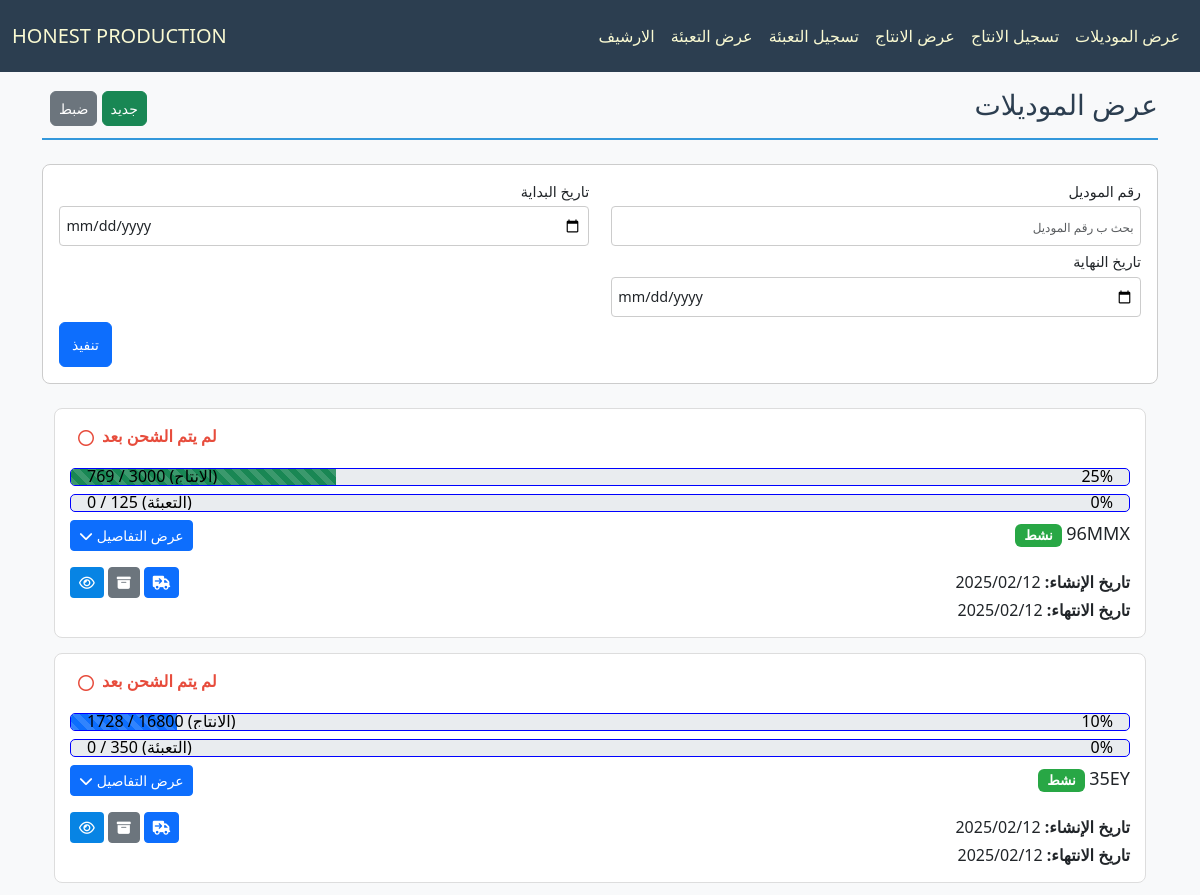
The app's page /production/ (upper part), older data.
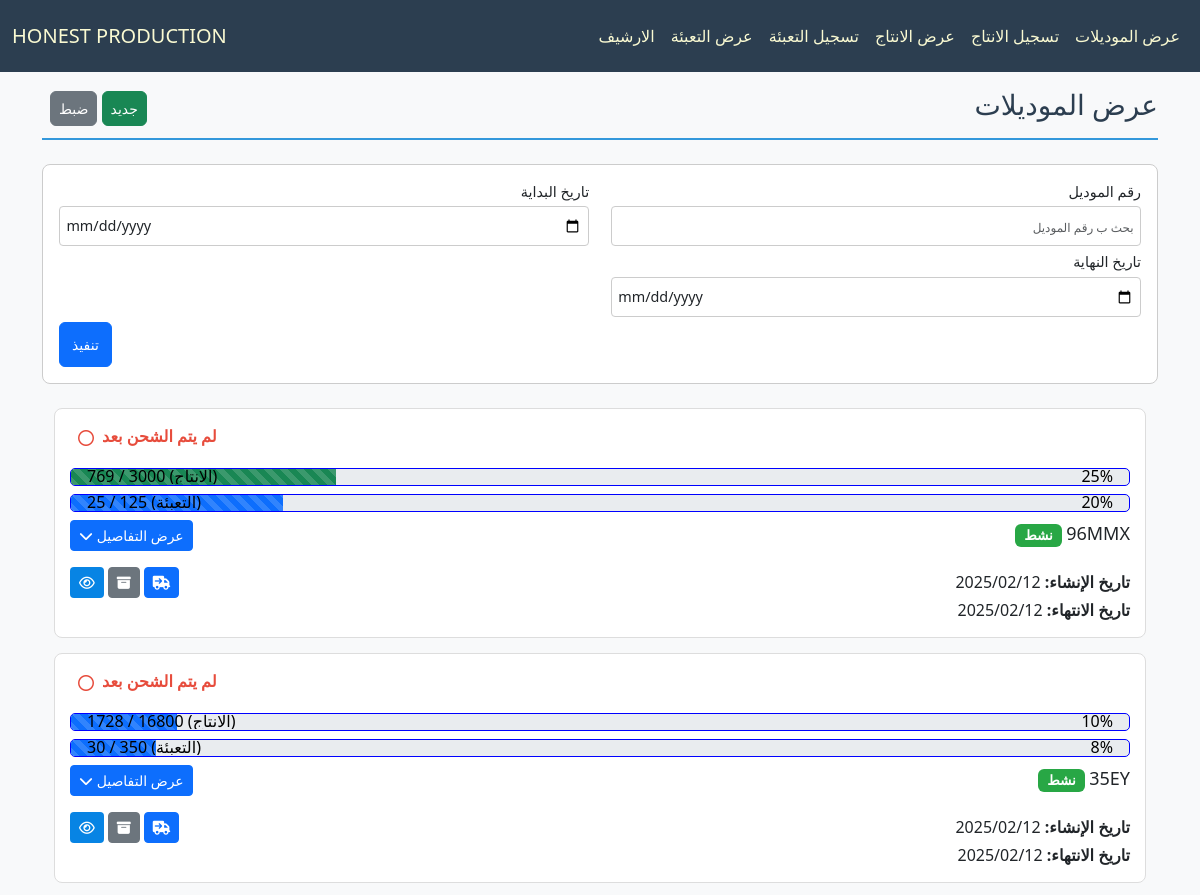
The same page, newer data.
### production/models.py (models this page shows, shortened)
class Model(models.Model):
    id = models.AutoField(primary_key=True, verbose_name="الرمز")
    model_number = models.CharField(max_length=50, verbose_name="رقم الموديل", unique=True)
    created_at = models.DateTimeField(verbose_name="تاريخ الإنشاء", default=now)
    ended_at = models.DateTimeField(verbose_name="تاريخ الانتهاء", blank=True, null=True)
    shipped_at = models.DateTimeField(verbose_name="تاريخ الشحن", blank=True, null=True)
    is_archive = models.BooleanField(default=False)
    is_shipped = models.BooleanField(default=False)
    available_carton = models.IntegerField(verbose_name="الكراتين المتبقية", blank=True, default=0)
    used_carton = models.IntegerField(verbose_name="الكراتين المستخدمة", blank=True, default=0)
    class Meta:
        ordering = ["-created_at"]
    def is_active(self):
        return self.pieces.filter(available_amount__gt=0).exists()
    def comments_count(self):
        return self.pieces.filter(productions__comment__gt="").count()
    @staticmethod
    def get_percentage_style(percent):
        if percent > 80:
            return "bg-danger"
        elif percent > 60:
            return "bg-warning"
        elif percent > 40:
            return "bg-info"
        elif percent > 20:
            return "bg-success"
        return ""
    def get_total_available_carton(self):
        return int(SizeAmount.objects.filter(model=self).aggregate(
            total_cartons=Sum(Cast(F('amount'), FloatField()) / Cast(F('Packing_per_carton'), FloatField()))
        )['total_cartons'] or 0)
    def get_total_used_cartons(self):
        return SizeAmount.objects.filter(model=self).aggregate(
            used_cartons=Sum('packings__used_carton')
        )['used_cartons'] or 0
    def get_usage_percentage(self):
        sizes = self.size_amounts.all()
        pieces = self.pieces.all()
        sizes_count = sizes.count()
        if sizes_count == 0:
            return self._get_empty_usage_stats()
        pieces_count = pieces.count() / sizes_count
        total_amount = sum(size.amount * pieces_count for size in sizes)
        used_amount = sum(piece.used_amount for piece in pieces)
        percent = (used_amount / total_amount * 100) if total_amount else 0
        percent_style = self.get_percentage_style(percent)
        type_usage = self._calculate_type_usage(pieces, total_amount, pieces_count)
        packaging_total_carton = self.get_total_available_carton()
        packaging_used_carton = self.get_total_used_cartons()
        packaging_percent = (packaging_used_carton / packaging_total_carton * 100) if packaging_total_carton else 0
        return {
            "production_total_amount": int(total_amount),
            "production_used_amount": int(used_amount),
            "production_percent": int(percent),
            "production_percent_style": percent_style,
            "production_type_usage": type_usage,
            "packaging_total_amount": int(packaging_total_carton),
            "packaging_used_amount": int(packaging_used_carton),
            "packaging_percent": int(packaging_percent),
            "packaging_percent_style": self.get_percentage_style(packaging_percent),
        }
    def _calculate_type_usage(self, pieces, total_amount, pieces_count):
        type_usage = []
        type_names = set(pieces.values_list("type", flat=True))
        for type_name in type_names:
            type_pieces = pieces.filter(type=type_name)
            type_total_amount = total_amount / pieces_count
            type_used_amount = sum(piece.used_amount for piece in type_pieces)
            type_percent = (type_used_amount / type_total_amount * 100) if type_total_amount else 0
            type_usage.append({
                "type": type_name,
                "total_amount": int(type_total_amount),
                "used_amount": int(type_used_amount),
                "percent": int(type_percent),
                "percent_style": self.get_percentage_style(type_percent),
            })
        return type_usage

### production/views.py (the view)
# urls.py: path('', ModelListingView.as_view(), name='model_list_view'),
class ModelListingView(BaseModelListingView):
    is_archive = False

### production/views.py (called while the page is built)
    def parse_date(self, date_str):
        try:
            normalized_date = date_str.replace("\\", "/")
            return datetime.strptime(normalized_date, "%Y-%m-%d")
        except (ValueError, AttributeError):
            return None

    def get_queryset(self):
        queryset = super().get_queryset()
        filters = Q(is_archive=self.is_archive)  # Use dynamic is_archive flag
        model_number = self.request.GET.get("model_number")
        if model_number:
            filters &= Q(model_number__icontains=model_number)
        start_date = self.parse_date(self.request.GET.get("start_date"))
        end_date = self.parse_date(self.request.GET.get("end_date"))
        if start_date:
            filters &= Q(created_at__gte=start_date)
        if end_date:
            filters &= Q(created_at__lte=end_date)
        return queryset.filter(filters)

### production/templates/production/list_model.html (shortened to what the changed rows need)
{% extends "cloth/layout.html" %}
{% load math_filters %}
{% block body %}
    <div class="pt-4 section-title d-flex justify-content-between align-items-center">
        {% if not is_archive %}
            <h2>عرض الموديلات</h2>
        {% else %}
            <h2>الارشيف</h2>
        {% endif %}
    </div>
</head>
<body class="bg-light">
    <div class="container mt-4">
        {% for model in object_list %}
        <div class="model-card">
            {% if not model.is_shipped %}
                <div class="d-flex justify-content-end align-items-center pb-3 px-2" style="color: var(--danger-color)">
                    <p class="fw-bolder m-0 ms-2 mb-1">
                        لم يتم الشحن بعد
                    </p>
                    <i class="fa-regular fa-circle fa-l"></i>
                </div>
            {% endif %}
            {% with usage=model.get_usage_percentage %}
                <div dir="ltr" class="progress mb-2 position-relative" style="border: 1px solid blue; border-radius: 5px; height: 18px;">
                    <div class="progress-bar progress-bar-striped {{ usage.production_percent_style }}"
                        role="progressbar"
                        style="width: {{ usage.production_percent }}%"
                        aria-valuenow="{{ usage.production_used_amount }}"
                        aria-valuemin="0"
                        aria-valuemax="{{ usage.production_total_amount }}">
                    </div>
                    <div class="progress-data d-flex justify-content-between align-items-center px-3 position-absolute w-100 h-100"
                        style="top: -1px; left: 0; color: #000000; font-weight: 500; font-size: 16px">
                        <div>
                            {{ usage.production_used_amount }} / {{ usage.production_total_amount }} (الانتاج)
                        </div>
                        <div>
                            {{ usage.production_percent }}%
                        </div>
                    </div>
                </div>
                <div dir="ltr" class="progress mb-2 position-relative" style="border: 1px solid blue; border-radius: 5px; height: 18px;">
                    <div class="progress-bar progress-bar-striped {{ usage.packaging_percent_style }}"
                        role="progressbar"
                        style="width: {{ usage.packaging_percent }}%"
                        aria-valuenow="{{ usage.packaging_used_amount }}"
                        aria-valuemin="0"
                        aria-valuemax="{{ usage.packaging_total_amount }}">
                    </div>
                    <div class="progress-data d-flex justify-content-between align-items-center px-3 position-absolute w-100 h-100"
                        style="top: -1px; left: 0; color: #000000; font-weight: 500; font-size: 16px">
                        <div>
                            {{ usage.packaging_used_amount }} / {{ usage.packaging_total_amount }} (التعبئة)
                        </div>
                        <div>
                            {{ usage.packaging_percent }}%
                        </div>
                    </div>
                </div>
            <div class="d-flex justify-content-between align-items-center pb-3">
                <h5 class="mb-0">
                    {{ model.model_number }}
                    <span class="badge {% if model.is_active %}badge-active{% else %}badge-inactive{% endif %}">
                        {% if model.is_active %} نشط {% else %} غير نشط {% endif %}
                    </span>
                </h5>
                <button class="btn btn-sm btn-primary oped_details_btn" onclick="toggleDetails('{{ model.id }}')">
                    <span id="chevron-text-{{ model.id }}">عرض التفاصيل</span>
                    <i id="chevron-icon-{{ model.id }}" class="fas fa-chevron-down"></i>
                </button>
            </div>
            <div class="d-flex justify-content-between align-items-center">
                <p class="mb-0"><strong>تاريخ الإنشاء:</strong> <span dir="ltr">{{ model.created_at|date:"Y/m/d" }}</span></p>
                <div class="d-flex justify-content-between align-items-center">
                    {% if model.is_archive == model.is_shipped %}
                    <a class="btn btn-sm btn-primary" href="#" onclick="confirmShipped(event, '{% url 'toggle_shipped' model.id %}')">
                        <i class="fa-solid fa-truck-arrow-right"></i>
                    </a>
                    {% endif %}
                    <a class="me-1 btn btn-sm btn-secondary" href="#" onclick="confirmArchive(event, '{% url 'toggle_archive' model.id %}')">
                        <i class="fa-solid fa-box-archive"></i>
                    </a>
                    <a class="me-1 btn btn-sm" style="background-color: #0784e4; color: #ffffff" href="{% url 'model_detail_view' model.id %}">
                        <i class="fa-regular fa-eye" ></i>
                    </a>
                </div>
            </div>
            <div>
                {% if model.ended_at %}
                <p class="mb-0"><strong>تاريخ الانتهاء:</strong> <span dir="ltr">{{ model.ended_at|date:"Y/m/d" }}</span></p>
                {% endif %}
            </div>
                    {% endwith %}
        </div>
        {% endfor %}
    </div>
{% endblock body %}

Row changes from the older to the newer data that the page shows:
changed Model "96MMX": get_usage_percentage.packaging_used_amount "0" → "25"; get_usage_percentage.packaging_percent "0" → "20"
changed Model "35EY": get_usage_percentage.packaging_used_amount "0" → "30"; get_usage_percentage.packaging_percent "0" → "8"
